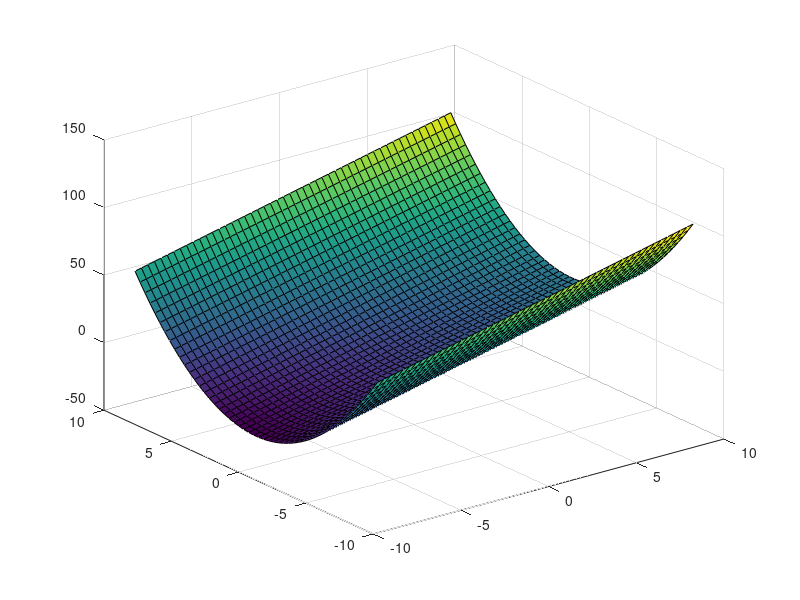

Recreate this plot in MATLAB.
n = 50;
x = linspace(-9,9,n);
y = linspace(-9,9,n);
[X,Y] = meshgrid(x,y);
Z = 3*X + Y.^2 ;
figure(1); clf;
surf(X,Y,Z)